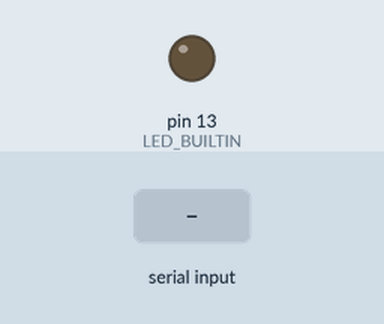
Bench run of a sketch on a simulated Arduino Uno, built with avr-gcc and run on an emulated ATmega328P. On the bench: output pins drawn as LEDs (lit = HIGH). The test bench sets the inputs (shaded band). What the sketch prints to the serial monitor is not drawn.

Above: at 2.9 s.
3.0 s: "1\n" received over Serial
At 4.03 s:
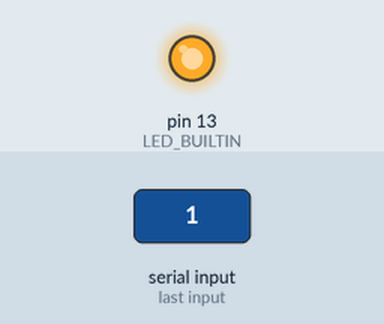
Timing chart, 0 to 7.2 s (numbered marks = the images above; inputs shaded):
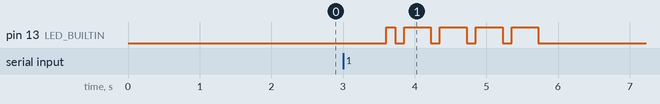

Measured:
- after the input at 3.0 s, pin 13 (LED_BUILTIN): LOW → HIGH after 0.60 s, then repeats every 0.50 s: LOW 0.13 s, HIGH 0.38 s, until it stays LOW from 5.7 s

The sketch:

Morse_Code_Blink.ino
```cpp
// the setup function runs once when you press reset or power the board
void setup() {
  // initialize digital pin LED_BUILTIN as an output.
  pinMode(LED_BUILTIN, OUTPUT);
  Serial.begin(9600);
}

// the loop function runs over and over again forever
void loop() {
  String msg;
  delay(2000);
  Serial.print("Enter your message: ");
  while(Serial.available()==0){
  }
  msg = Serial.readStringUntil('\n');
  delay(500);
  Serial.println(msg);
  delay(100);
  printAsMorse(msg);
  Serial.println();
  Serial.println();
}

void printAsMorse(String str){
  char arr1[] = {'a','b','c','d','e','f','g','h','i','j','k','l','m','n','o','p','q','r','s','t','u','v','w','x','y','z','1','2','3','4','5','6','7','8','9','0'};
  char *arr2[] = {".-","-...","-.-.","-..",".","..-.","--.","....","..",".---","-.-",".-..","--","-.","---",".--.","--.-",".-.","...","-","..-","...-",".--","-..-","-.--","--..",".----","..---","...--","....-",".....","-....","--...","---..","----.","-----"};
  int i,j;
  for(i=0; str[i]!='\0'; i++){
    char c = str[i];
    for(j = 0; j<(sizeof(arr1)/sizeof(char));j++){
      if(c==arr1[j]){
        printMorse(arr2[j]);
      }
    }
    if(c==' ')
      Serial.println();
  }
}

void printMorse(char str[]){
  char c1 = '.';
  char c2 = '-';
  int i;
  for(i = 0; str[i]!='\0'; i++){
    if(str[i]==c1){
      Serial.print(c1);
      digitalWrite(LED_BUILTIN,HIGH);
      delay(125);
      digitalWrite(LED_BUILTIN,LOW);
      delay(125);
    }else if(str[i]==c2){
      Serial.print(c2);
      digitalWrite(LED_BUILTIN,HIGH);
      delay(375);
      digitalWrite(LED_BUILTIN,LOW);
      delay(125);
    }
  }
    delay(750);
    Serial.print("  ");
}
```
